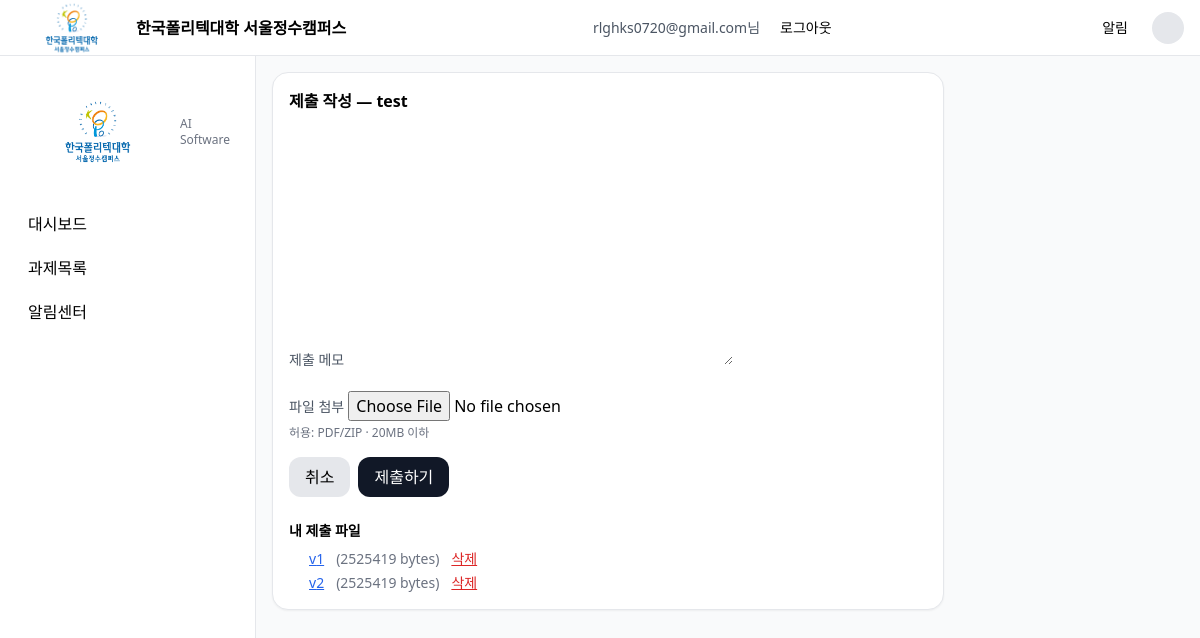
/assignments/2/submit/ (signed in), run on an earlier commit of the app's database.
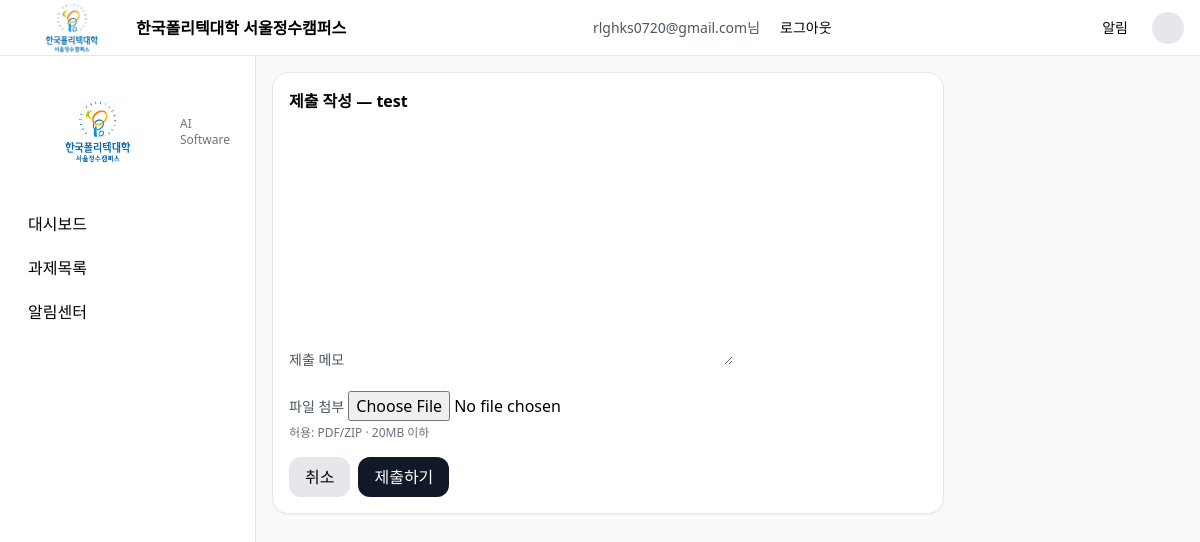
And on a later commit of the database.
### submit/models.py (models this page shows, shortened)
class SubmissionFile(models.Model):
    submission = models.ForeignKey(Submission, on_delete=models.CASCADE, related_name="files", verbose_name="제출")
    file = models.FileField("파일", upload_to="submissions/")
    version = models.PositiveIntegerField("버전", default=1)
    size = models.PositiveIntegerField("크기(Byte)", default=0)
    class Meta:
        verbose_name = "제출 파일"
        verbose_name_plural = "제출 파일"

### submit/views.py (the view)
# urls.py: path("assignments/<int:assignment_id>/submit/", views.submission_form, name="submission_form"),
@login_required
def submission_form(request, assignment_id):
    a = get_object_or_404(Assignment, pk=assignment_id)
    sub, _ = Submission.objects.get_or_create(assignment=a, student=request.user)
    if request.method == "POST":
        form = SubmissionFormForm(request.POST, request.FILES, instance=sub)
        if form.is_valid():
            sub = form.save(commit=False)
            now = timezone.now()
            sub.submitted_at = now
            sub.status = "late" if (a.due_at and now > a.due_at) else "submitted"
            sub.save()
            up = request.FILES["file"]
            SubmissionFile.objects.create(
                submission=sub, file=up, version=sub.files.count()+1, size=up.size
            )
            messages.success(request, "제출이 완료되었습니다.")
            return redirect("assignment_detail", pk=a.pk)
    else:
        form = SubmissionFormForm(instance=sub, initial={"comment": ""})
    return render(request, "submission_form.html", {"form": form, "a": a, "sub": sub})

### submit/views.py (shortened to what this page needs)
class SubmissionFormForm(forms.ModelForm):
    file = forms.FileField(required=True, help_text="PDF/ZIP 권장, 20MB 이하")
    class Meta:
        model = Submission
        fields = ("comment",)

### templates/submission_form.html (shortened to what this page needs)
{% extends 'base.html' %}
{% block content %}
<div class="rounded-2xl border bg-white p-4 shadow-sm max-w-2xl">
  <div class="font-semibold mb-3">제출 작성 — {{ a.title }}</div>
  <form method="post" enctype="multipart/form-data">
    <div class="grid gap-4">
      <div>
        <label class="text-sm text-gray-600">제출 메모</label>
        {{ form.comment }}
      </div>
      <div>
        <label class="text-sm text-gray-600">파일 첨부</label>
        <input type="file" name="file" required class="mt-1">
        <p class="text-xs text-gray-500 mt-1">허용: PDF/ZIP · 20MB 이하</p>
      </div>
      <div class="flex items-center gap-2">
        <a href="{% url 'assignment_detail' a.id %}" class="px-4 py-2 rounded-xl bg-gray-200">취소</a>
        <button class="px-4 py-2 rounded-xl bg-gray-900 text-white" type="submit">제출하기</button>
      </div>
    </div>
  </form>
{% if sub.files.all %}
  <div class="mt-6">
    <div class="text-sm font-semibold mb-2">내 제출 파일</div>
    <ul class="list-disc ml-5 text-sm space-y-1">
      {% for f in sub.files.all %}
        <li class="flex items-center gap-3">
          <a class="underline text-blue-600" href="{{ f.file.url }}">v{{ f.version }}</a>
          <span class="text-gray-500">({{ f.size }} bytes)</span>
          <form method="post" action="{% url 'submission_file_delete' assignment_id=a.id file_id=f.id %}" onsubmit="return confirm('이 파일을 삭제할까요?');">
            <button type="submit" class="text-red-600 underline">삭제</button>
          </form>
        </li>
      {% endfor %}
    </ul>
  </div>
{% endif %}
{% endblock %}

What changed in the data, as far as the page shows it:
removed SubmissionFile: version "1", size "2525419"
removed SubmissionFile: version "2", size "2525419"
Also different on the page:
text no longer shown: "내 제출 파일"
